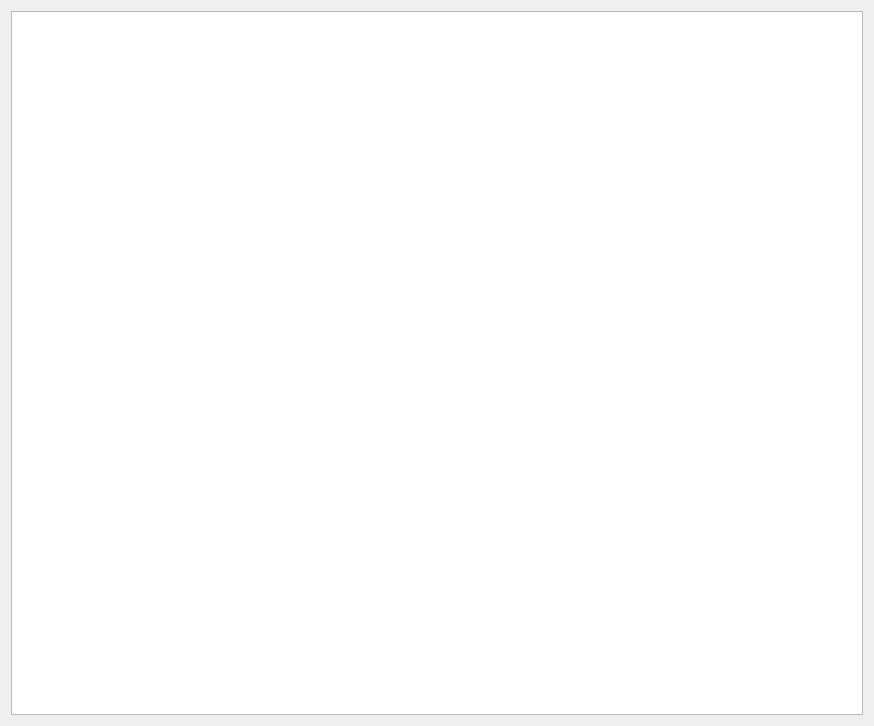
<?xml version="1.0" encoding="UTF-8"?>
<ui version="4.0">
 <class>Form</class>
 <widget class="QWidget" name="Form">
  <property name="geometry">
   <rect>
    <x>0</x>
    <y>0</y>
    <width>874</width>
    <height>726</height>
   </rect>
  </property>
  <property name="windowTitle">
   <string>Form</string>
  </property>
  <layout class="QHBoxLayout" name="horizontalLayout">
   <item>
    <widget class="QGraphicsView" name="graphicsView"/>
   </item>
  </layout>
 </widget>
 <resources/>
 <connections/>
</ui>
